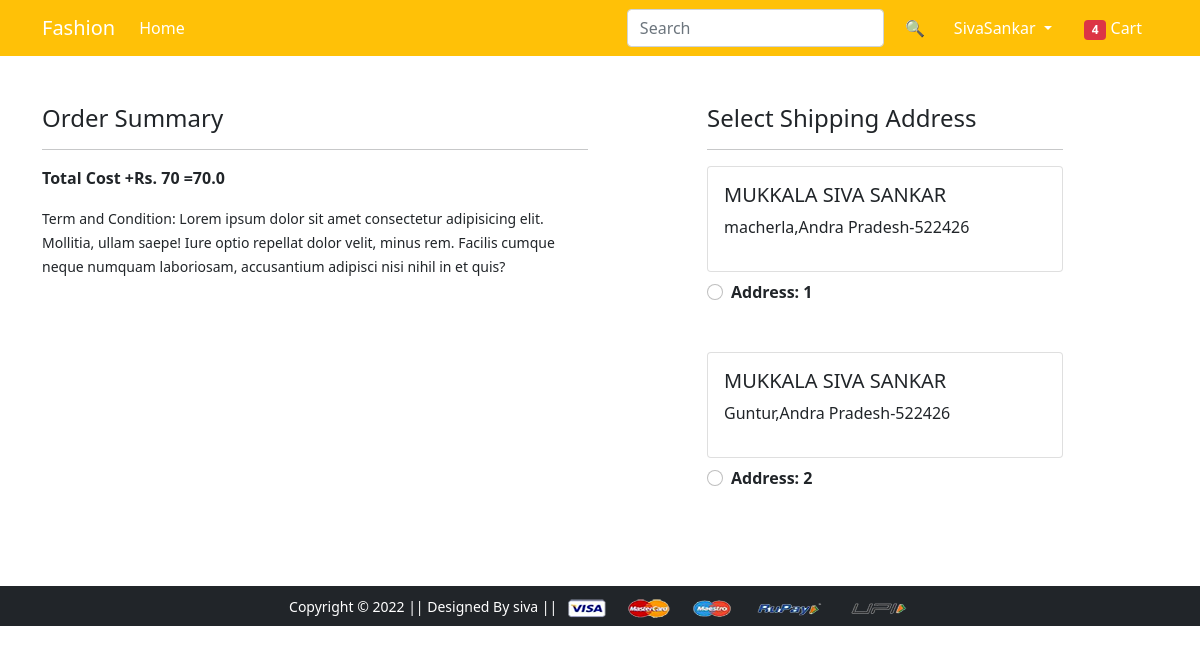
Screenshot of /checkout/ (signed in) with the database file from the repository.
### app/models.py (models this page shows, shortened)
class Customer(models.Model):
    user = models.ForeignKey(User,on_delete=models.CASCADE)
    name= models.CharField(max_length=200)
    locality=models.CharField(max_length=200)
    city =models.CharField(max_length=50)
    zipcode=models.IntegerField()
    state=models.CharField(choices=STATE_CHOICES,max_length=50)

### app/views.py (the view)
# urls.py: path('checkout/', views.checkout,name='checkout'),
@login_required()
def checkout(request):
 user=request.user
 add = Customer.objects.filter(user=user)
 cart_items= Cart.objects.filter(user=user)
 amount =0.0
 shipping_amount=70.0
 total_amount=0.0
 cart_product = [p for p in Cart.objects.all() if p.user == request.user]
 if cart_product:
  for p in cart_product:
   tempamount = (p.quantity * p.product.discounted_price)
   amount+= tempamount
 total_amount = amount+shipping_amount
 return render(request, 'app/checkout.html',{'add':add,'totalamount':total_amount,'cart_items':cart_items})

### app/templates/app/checkout.html (shortened to what this page needs)
{% extends 'app/base.html' %}
{% load static %}
{% block main-content %}
<div class="container">
 <div class="row mt-5">
  <div class="col-sm-6">
    <h4>Order Summary</h4>
    <hr>
    <p class="fw-bold">Total Cost +Rs. 70 ={{totalamount}}</p>
    <small>Term and Condition: Lorem ipsum dolor sit amet consectetur adipisicing elit. Mollitia, ullam saepe! Iure optio repellat dolor velit, minus rem. Facilis cumque neque numquam laboriosam, accusantium adipisci nisi nihil in et quis?</small>
  </div>
  <div class="col-sm-4 offset-sm-1">
    <h4>Select Shipping Address</h4>
    <hr>
    <form action="/paymentdone" id="myform">
      {% for ad in add %}
      <div class="card">
        <div class="card-body">
        <h5>{{ad.name}}</h5>
        <p>{{ad.city}},{{ad.state}}-{{ad.zipcode}}</p>
        </div>
      </div>
        <div class="form-check mt-2 mb-5">
          <input class="form-check-input" type="radio" name="custid" id="custid{{forloop.counter}}" value="{{ad.id}} ">
          <label class="form-check-label fw-bold" for="">
            Address: {{forloop.counter}} </label>
        </div>
      {% endfor %}
      </form>
    </div>
  </div>
</div>
{% endblock main-content %}

### app/templates/app/base.html (shortened to what this page needs)
<!doctype html>
{% load static %}
<html lang="en">
  <head>
    <link href="https://cdn.jsdelivr.net/npm/bootstrap@5.0.0-beta1/dist/css/bootstrap.min.css" rel="stylesheet">
    <link rel="stylesheet" href="{% static 'app/css/owl.carousel.min.css' %}">
    <link rel="stylesheet" href="{% static 'app/css/all.min.css' %}">
    <link rel="stylesheet" href="{% static 'app/css/style.css' %}">
  </head>
  <body>
    <nav class="navbar navbar-expand-lg navbar-dark bg-warning">
     <div class="container">
       <a class="navbar-brand" href="/">Fashion</a>
       <div class="collapse navbar-collapse" id="navbarSupportedContent">
         <ul class="navbar-nav me-auto mb-2 mb-lg-0">
           <li class="nav-item">
             <a class="nav-link active" aria-current="page" href="/">Home</a>
           </li>
         </ul>
         <form class="d-flex">
           <input class="form-control me-2" type="search" placeholder="Search" aria-label="Search">
           <button class="btn btn-warning" type="submit">🔍</button>
         </form>
         <div>
          <ul class="navbar-nav me-auto mb-2 mb-lg-0">
              {% if request.user.is_authenticated %}
           <li class="nav-item dropdown mx-2">
              <a class="nav-link dropdown-toggle text-white" href="#" id="profileDropdown" role="button" data-bs-toggle="dropdown" aria-expanded="false">
                {{request.user.username|capfirst}}
              </a>
            </li>
            <li class="nav-item mx-2">
             <a href="{% url 'showcart' %}" class="nav-link text-white"><span class="badge bg-danger">4</span> Cart </a>
            </li>
              {% endif %}
          </ul>
         </div>
       </div>
     </div>
    </nav>
    {% block main-content %} {% endblock main-content %}
    <footer class="container-fluid bg-dark text-center p-2 mt-5">
        <small class="text-white">Copyright &copy; 2022 || Designed By siva || </small>
        <img src="{% static 'app/images/payment.png' %}" alt="" srcset="" class="img-fluid" height="2px">
    </footer>
  </body>
</html>

### rows the page displays
Customer: name "MUKKALA SIVA SANKAR", city "macherla", state "Andra Pradesh", zipcode "522426"
Customer: name "MUKKALA SIVA SANKAR", city "Guntur", state "Andra Pradesh", zipcode "522426"

### other values shown
{{ request.user.username|capfirst }} "SivaSankar"
{{ totalamount }} "70.0"
